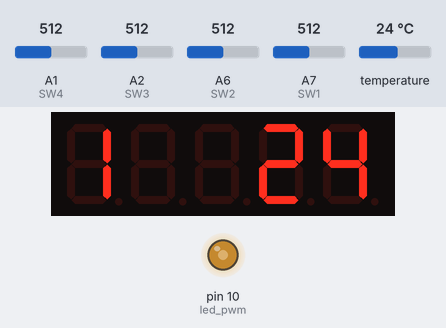
Bench run of a sketch on a simulated Arduino Nano, built with avr-gcc and run on an emulated ATmega328P. Shown: 5-digit seven-segment display, output pins drawn as LEDs (lit = HIGH). Wiring (inferred from the names in the program): 5-digit 7-segment display, segments lit when LOW: segments pin 7, pin 5, pin 6, pin 12, pin 11, pin 9, pin 8; digit selects pin 4, pin 3, pin 2, pin 13, A0. The test bench sets the inputs (shaded band); at power-on: A6 (SW2) = 512, A1 (SW4) = 512, A2 (SW3) = 512, A7 (SW1) = 512, temperature 24 °C. The local clock reads 2024-03-15 10:24:30 at power-on unless the sketch sets it; EEPROM starts erased; the segment pins are drawn as the display they are named for; pins used as bus, display or sensor lines are not drawn; what the sketch prints to the serial monitor is not drawn.

Above: at 1.2 s.
1.3 s: A6 (SW2) set to 482
At 4.4 s:
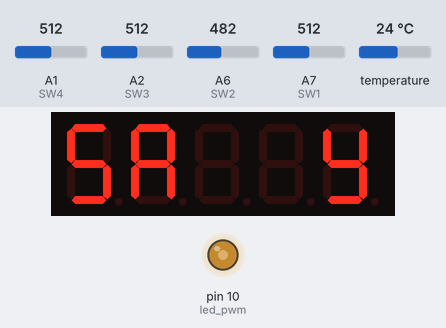
5.5 s: A1 (SW4) set to 487
At 9.5 s:
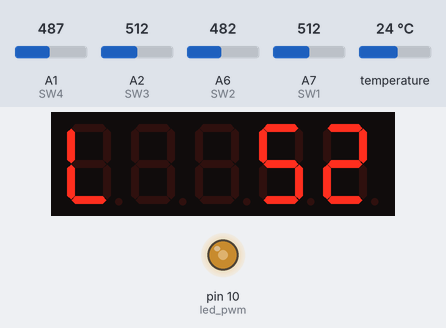
9.7 s: A1 (SW4) set to 510
At 13.7 s:
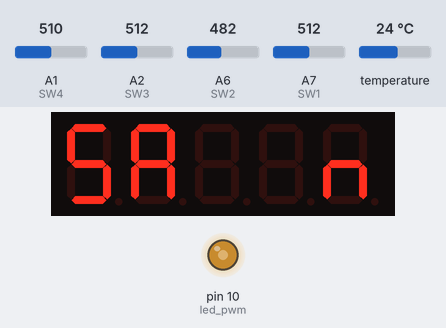
13.9 s: A2 (SW3) set to 490
At 14.21 s:
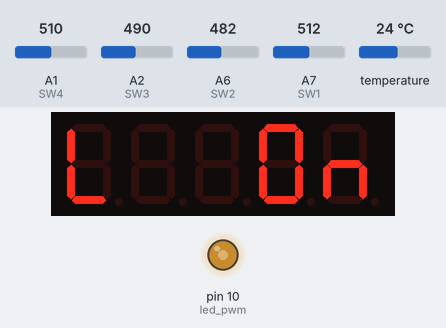
16.9 s: A2 (SW3) set to 510
At 18.2 s:
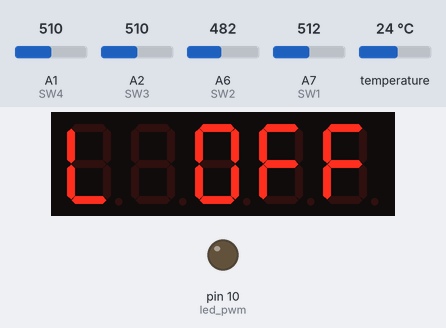
19.1 s: A7 (SW1) set to 490
At 19.65 s:
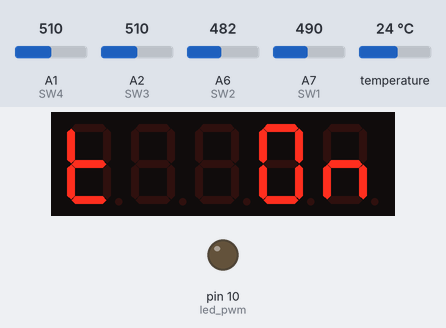
Timing chart, 0 to 22.1 s (numbered marks = the images above; inputs shaded):
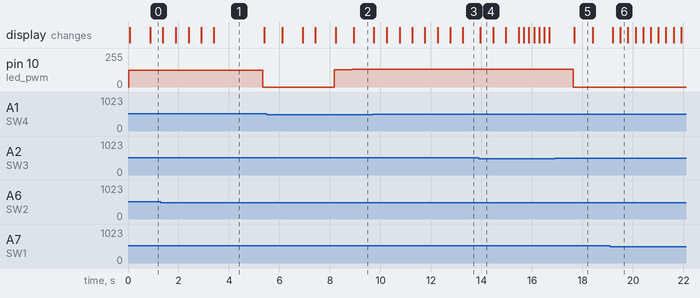

Measured:
- the behaviour switches between 501 and 500 on A6 (SW2) (found by bisection; images 0 and 1)
- the behaviour switches between 501 and 500 on A1 (SW4) (found by bisection; images 1 and 2)
- the behaviour switches between 501 and 500 on A2 (SW3) (found by bisection; images 3 and 4)
- after the input at 1.3 s, pin 10 (led_pwm): 127/255 → 0/255 after 4.0 s
- after the input at 5.5 s, pin 10 (led_pwm): 0/255 → 130/255 after 2.7 s, → 132/255 0.70 s later
- after the input at 9.7 s, pin 10 (led_pwm): stays 132/255 (without the input it goes to 0/255 after 1.3 s)
- after the input at 13.9 s, pin 10 (led_pwm): stays 132/255 (without the input it goes to 0/255 after 0.31 s); the display: changes after 0.06 s (image 4)
- after the input at 16.9 s, pin 10 (led_pwm): 132/255 → 0/255 after 0.73 s; the display: changes after 0.78 s (image 5)
- after the input at 19.1 s, the display: first differs from a run without the input after 0.40 s (image 6)

The sketch:

dkrtc_DS3231_v2.ino
```cpp
/*
 http://forum.rcl-radio.ru/viewtopic.php?id=87&p=5
 http://rcl-radio.ru/?p=67405
 https://oshwlab.com/allexsemenow/iv-6-clock_copy
 v.0 - changed for DS3231 by niq_ro (Nicu FLORICA)
 v.0a - v.0a - translate the comments in english and move the commands as one per line
 v.1 - replaced iarduino_RTC.h with RTClib.h library  // https://github.com/adafruit/rtclib
 v.2 - added temperature on the display (internal sensor from DS3231 chip)
*/

#define ADDR_INIT 6    // Адрес для проверки -> Address for verification
#define INIT_KEY 15    // Ключ проверки на первый запуск -> Verification key for first launch
#define ADDR_YRKOST 0  // Адрес хранения значения яркости -> Brightness value storage address
#define ADDR_SVET 2    // Адрес хранения состояния подсветки -> Backlight state storage address
#define PERIOD 1000
#define ADDR_TEMP 3    // store the state for show or not the temperature
#include "MsTimer2.h"  // // http://rcl-radio.ru/wp-content/uploads/2018/11/MsTimer2.zip
#include <EEPROM.h>
#include <Wire.h>
#include "RTClib.h"  // https://github.com/adafruit/rtclib
RTC_DS3231 rtc;
int an, segm, times, i, ss, mm, hh;
int dp;
byte a[5];  // масив содержащий выводимую на индикаторы информацию -> Array containing information displayed on the indicators
int menu, year, month, day, hour, minute, second, weekday, w, w2, save_t;
int menu_svet, svet_state, brightness, svet, w3;
uint32_t timer = 0;
int led_pwm = 10;
int dps;
int tt;
int showt;
int showts = 55;
///////////// Управляющие сетки ВЛИ -> VFD control grids/////////////////////////
int grids_HL1 = 4;
int grids_HL2 = 3;
int grids_HL3 = 2;
int grids_HL4 = 13;
int grids_HL5 = A0;
////////////////////////// Сегменты ВЛИ ->  VFD segments ////////////////////////
int SEG_A = 7;
int SEG_B = 5;
int SEG_C = 6;
int SEG_D = 12;
int SEG_E = 11;
int SEG_F = 9;
int SEG_G = 8;
//////////////////////////////////// Кнопки -> Buttons //////////////////////
int SW1 = A7;
int SW2 = A6;
int SW3 = A2;
int SW4 = A1;

void setup() {
   //////////////////////// Настройка выводов микроконтроллера -> Microcontroller pin settings ////////////////
  pinMode(grids_HL1, OUTPUT);
  pinMode(grids_HL2, OUTPUT);
  pinMode(grids_HL3, OUTPUT);
  pinMode(grids_HL4, OUTPUT);
  pinMode(grids_HL5, OUTPUT);
  pinMode(SEG_A, OUTPUT);
  pinMode(SEG_B, OUTPUT);
  pinMode(SEG_C, OUTPUT);
  pinMode(SEG_D, OUTPUT);
  pinMode(SEG_E, OUTPUT);
  pinMode(SEG_F, OUTPUT);
  pinMode(SEG_G, OUTPUT);

  MsTimer2::set(2, to_Timer);
  MsTimer2::start();
  Serial.begin(9600);
  Serial.println("-");
  Serial.println("-");
  //Serial.end();  // Отключаем последовательный порт -> Disabling the serial port

  if (EEPROM.read(ADDR_INIT) != INIT_KEY)

  {  // проверка на первый запуск -> First-run test
    EEPROM.put(ADDR_INIT, INIT_KEY);
    EEPROM.put(ADDR_YRKOST, 50);  // значение яркости по умолчанию -> Default brightness value
    EEPROM.put(ADDR_SVET, 1);  // состояние подвсетки по умолчанию -> Default backlight state
    EEPROM.put(ADDR_TEMP, 1);  // default temperature state
  }

  pinMode(SW1, INPUT);
  pinMode(SW2, INPUT);
  pinMode(SW3, INPUT);
  pinMode(SW4, INPUT);
  pinMode(led_pwm, OUTPUT);  // подсветка ламп -> Lamp backlight

  /*  Назначение кнопок:
      SW4 --- set - при однократном нажатии активируется режим корректировки минут(1), далее нажимая set - часы(2), день(3), месяц(4) и год(5)
      SW3 --- +/sec - при нажатии и удержании кнопки должны отображаться секунды "S_31"
      SW2 --- -/day - при нажатии и удержании кнопки должна отображаться дата
      SW1 --- light - при однократном нажатии меню включения/отключения подсветки, далее меню настройки яркости
    Button assignment:
    SW4 --- set - Pressing once activates the minute adjustment mode (1), then pressing set activates the hour (2), day (3), month (4), and year (5)
    SW3 --- +/sec - Pressing and holding the button should display the seconds "S_31"
    SW2 --- -/day - Pressing and holding the button should display the date
    SW1 --- light - Pressing once activates the backlight on/off menu, then the brightness adjustment menu
  */

 if (! rtc.begin()) {
    Serial.println("Couldn't find rtc");
    Serial.flush();
    while (1) delay(10);
  }

  if (rtc.lostPower()) {
    Serial.println("rtc lost power, let's set the time!");
    // When time needs to be set on a new device, or after a power loss, the
    // following line sets the rtc to the date & time this sketch was compiled
    rtc.adjust(DateTime(F(__DATE__), F(__TIME__)));
    // This line sets the rtc with an explicit date & time, for example to set
    // January 21, 2014 at 3am you would call:
    // rtc.adjust(DateTime(2014, 1, 21, 3, 0, 0));
  }

  // When time needs to be re-set on a previously configured device, the
  // following line sets the rtc to the date & time this sketch was compiled
  // rtc.adjust(DateTime(F(__DATE__), F(__TIME__)));
  // This line sets the rtc with an explicit date & time, for example to set
  // January 21, 2014 at 3am you would call:
  // rtc.adjust(DateTime(2014, 1, 21, 3, 0, 0));

 DateTime now = rtc.now();
// sec = now.second();
 year  = now.year() - 2000;
 month = now.month();
 day = now.day();
//zis = now.dayOfTheWeek();
hour = now.hour();
minute = now.minute();
tt = rtc.getTemperature();

  EEPROM.get(ADDR_YRKOST, brightness);  // Чтение значения яркости подсветки -> Reading the backlight brightness value
  EEPROM.get(ADDR_SVET, svet_state);  // Чтение значения состояния подсветки -> Reading the backlight status value
  EEPROM.get(ADDR_TEMP, showt);  // Reading showing temperature status
svet_state = svet_state%2;
menu_svet = 0;
 svet = brightness * 2.55;
  if (svet_state == 1)
  {
    analogWrite(led_pwm, svet);
  }
  else
  {
    digitalWrite(led_pwm, LOW);
  }
}

void loop() {
  // Опрос времени -> Querying the time
  if (millis() - timer >= PERIOD)
  {
    dps=1;
    if (dp != dps)
      {
      dp=1;
      }
      else
      {
        dp=0;
      }
    DateTime now = rtc.now();
    hh = now.hour();  // Часы -> hours
    mm = now.minute();  // Минуты -> minutes
    ss = now.second();  // Секунды -> seconds
    tt = (float)(rtc.getTemperature()+0.5);
    Serial.print(hh/10);
    Serial.print(hh%10);
    Serial.print(":");
    Serial.print(mm/10);
    Serial.print(mm%10);
    Serial.print(":");
    Serial.print(ss/10);
    Serial.println(ss%10);
    Serial.print("Temperature: ");
    Serial.print(tt);
    Serial.println("C");
    do
    {
      timer += PERIOD;
      if (timer < PERIOD) break;  // переполнение uint32_t
    }
    while (timer < millis() - PERIOD); // защита от пропуска шага
  }
  else
    {
    dps=0;
    }

   if (analogRead(SW4) > 500 && menu_svet == 0)
   {  // Вход в меню корректировки -> Enter the adjustment menu
    menu++;
    delay(200);
    if (menu > 6 && save_t == 1)
      {
      menu = 0;w = 1;
      }   // Выход с изменением настроек времени -> Exits with the time settings changed
    if (menu > 6 && save_t == 0)
      {
      menu = 0;
      w = 0;
      };
      } // Выход без изменения настроек времени -> Exits without changing the time settings

  // Вход в меню настройки подсветки и выход с сохранением в ЭСППЗУ
  // Enters the backlight adjustment menu and exits, saving the settings to EEPROM

  if (analogRead(SW1) > 500 && menu == 0)
  {
    Serial.print("SW1 > menu = ");
    menu_svet++;
    delay(500);
    Serial.println(menu_svet);
    if (menu_svet > 3)  // was 2
    {
      menu_svet = 0;
      Serial.println("menu = 0");
      w3 = 1;
    };
   }

  ///////////////////////////// Время -. Time /////////////////////////////
  if (menu == 0 && w2 == 0 && menu_svet == 0)
  {
    if (((showt%2 == 1) and (ss < showts)) or (showt%2 == 0))
    {
    times = hh*100+mm;
    a[0] = times / 1000;
    a[1] = times / 100 % 10;
    if (dp == 1)
    {  // Мигающее тире разделителяющее минуты и секунды -> Blinking dash separating minutes and seconds
     a[2] = 18;
    }
   else
    {
     a[2] = 10;
    }
     a[3] = times / 10 % 10;
     a[4] = times % 10 % 10;
  //   Serial.println(times);
    }
    else
    if ((showt%2 == 1) and (ss >= showts))
    {
    a[0] = 10;    // blank
    a[1] = tt/10;
    a[2] = tt%10;
    a[3] = 19;   // degree
    a[4] = 20;   // C
 //   Serial.println("tt");
    }
  }
  w2 = 0;

  ////////////////// вывод секунд - нажать и удерживать кнопку +/sec //////
  // Displays seconds - press and hold the +/sec button //
  if (analogRead(SW3) > 500 && menu == 0 && menu_svet == 0)
  {
    w2 = 1;
    times = ss;
    a[0] = 11;
    a[1] = 10;
    a[2] = 10;
    a[3] = times / 10;
    a[4] = times % 10;
  }

  ////////////////////////// Коррекция минут -> Adjusting minutes//////////////////////////
  if (menu == 1)
    {
    if (analogRead(SW3) > 500)
    {
      minute++;
      delay(300);
      if (minute > 59)
      {
        minute = 0;
      }
     }
    if (analogRead(SW2) > 500)
    {
      minute--;
      delay(300);
      if (minute < 0)
      {
        minute = 0;
      }
      }
    times = minute;
    a[0] = 1;
    a[1] = 10;
    a[2] = 10;
    a[3] = times / 10;
    a[4] = times % 10;
    }

  /////////////////////////// Коррекция часов  -> Adjusts hours ///////////////////////////
  if (menu == 2)
  {
    if (analogRead(SW3) > 500)
    {
      hour++;
      delay(300);
      if (hour > 23)
      {
        hour = 0;
      }
    }
    if (analogRead(SW2) > 500)
    {
      hour--;
      delay(300);
      if (hour < 0)
      {
        hour = 0;
      }
     }
    times = hour;
    a[0] = 2;
    a[1] = 10;
    a[2] = 10;
    a[3] = times / 10;
    a[4] = times % 10;}

  //////////////////////////// Коррекция даты -> Date correction //////////////////////////////
  if (menu == 3) {
    if (analogRead(SW3) > 500)
    {
      day++;
      delay(300);
      if (day > 31)
      {
        day = 1; // original was 0 (niq_ro added correction)
      }
     }
    if (analogRead(SW2) > 500)
    {
      day--;
    delay(300);
    if (day < 0)
    {
      day = 1; // original was 0 (niq_ro added correction)
    }
    }
    times = day;
    a[0] = 3;
    a[1] = 10;
    a[2] = 10;
    a[3] = times / 10;
    a[4] = times % 10;}

  ////////////////////////// Коррекция месяца -> Month Correction /////////////////
  if (menu == 4)
  {
    if (analogRead(SW3) > 500)
    {
      month++;
      delay(300);
      if (month > 12)
      {
        month = 1;
      }
     }
    if (analogRead(SW2) > 500)
    {
      month--;
      delay(300);
      if (month < 1)
      {
        month = 1;
      }
      }
    times = month;
    a[0] = 4;
    a[1] = 10;
    a[2] = 10;
    a[3] = times / 10;
    a[4] = times % 10;
    }

  ///////////////////////////// Коррекция года -> Year Adjustment ////////////////////////
  if (menu == 5)
  {
    if (analogRead(SW3) > 500 )
    {
      year++;
      delay(300);
      if (year > 99)
      {
        year = 26;
      }
    }
    if (analogRead(SW2) > 500)
    {
      year--;
      delay(300);
      if (year < 26)
      {
        year = 26;
      }
    }
    times = year;
    a[0] = 5;
    a[1] = 10;
    a[2] = 10;
    a[3] = times / 10 % 10;
    a[4] = times % 10;}

  ///////Запрос на сохранение изменений корректировки времени -> Request to save time adjustment changes ////////
  if (menu == 6)
  {
    if (analogRead(SW3) > 500)
    {
      save_t++;
      delay(300);
      if (save_t > 1)
      {
        save_t = 0;
      }
     }
    if (analogRead(SW2) > 500)
    {
      save_t--;
      delay(300);
      if (save_t < 0)
      {
        save_t = 1;
      }
    }
    if (save_t == 1)
    {
      a[0] = 11;  // S
      a[1] = 17;  // A
      a[2] = 10;
      a[3] = 10;
      a[4] = 16;  // y
      }
    if (save_t == 0)
    {
      a[0] = 11;  // S
      a[1] = 17;  // A
      a[2] = 10;
      a[3] = 10;
      a[4] = 14;  // n
    }
    }

  if (w==1)
  {  // Сохранение времени при флаге w==1 -> Saving time when w==1
    rtc.adjust(DateTime(2000+year, month, day, hour, minute, 59));
    w=0;
    delay(1000);
  }

  ///////////////////// Включение/выключение подсветки -> Turns the backlight on/off //////////////////
  if (menu_svet == 1)
  {
    if (analogRead(SW3) > 500)
    {
      Serial.println("SW3");
      svet_state++;
      delay(300);
      if (svet_state > 1)
      {
        svet_state = 0;
      }
     }
    if (analogRead(SW2) > 500)
    {
      Serial.println("SW2");
      svet_state--;
      delay(300);
      if (svet_state < 0)
      {
        svet_state = 1;
      }
     }
    if (svet_state%2 == 1)
    {
      svet_state = svet_state%2;
      a[0] = 15; // L;
      a[1] = 10;
      a[2] = 10;
      a[3] = 0;  // o
      a[4] = 14; // n
    }
    if (svet_state%2 == 0)
    {
      svet_state = svet_state%2;
      a[0] = 15;  //L;
      a[1] = 10;
      a[2] = 0;   // o
      a[3] = 13;  // f
      a[4] = 13;  // f
    }
    }

  ////////////////////// Настройка яркости подсветки -> Adjusts the backlight brightness ////////////////
  if (menu_svet == 2)
  {
    if (analogRead(SW3) > 500)
    {
      Serial.println("Brightness +");
      brightness++;
      delay(200);
      if (brightness > 100)
      {
        brightness = 100;
      }
      }
    if (analogRead(SW2) > 500)
    {
      Serial.println("Brightness -");
      brightness--;
      delay(200);
      if (brightness < 0)
      {
        brightness = 0;
      }
    }
    Serial.print("Brightness = ");
    Serial.println(brightness);
    times = brightness;
    a[0] = 15;
    a[1] = 10;
    if (times == 100)
    {
      a[2] = 1;
    }
    else
    {
      a[2] = 10;
    }
    if (times > 9)
    {
      a[3] = times / 10 % 10;
    }
    else
    {
      a[3] = 10;
    }
    a[4] = times % 10;
  };

  svet = brightness * 2.55;
  if (svet_state == 1)
  {
    analogWrite(led_pwm, svet);
  }
  else
  {
    digitalWrite(led_pwm, LOW);
  }

  ///////////////////// Show Temperature: on/off //////////////////
  if (menu_svet == 3)
  {
    if (analogRead(SW3) > 500)
    {
      Serial.println("SW3");
      showt++;
      delay(300);
      if (showt > 1)
      {
        showt = 0;
      }
     }
    if (analogRead(SW2) > 500)
    {
      Serial.println("SW2");
      showt--;
      delay(300);
      if (showt < 0)
      {
        showt = 1;
      }
     }
    if (showt == 1)
    {
      a[0] = 12; // t;
      a[1] = 10;
      a[2] = 10;
      a[3] = 0;  // o
      a[4] = 14; // n
    }
    if (showt == 0)
    {
      a[0] = 12;  //t;
      a[1] = 10;
      a[2] = 0;   // o
      a[3] = 13;  // f
      a[4] = 13;  // f
    }
    }

  if (w3 == 1)
  {   // Сохранение настроек в ЭСППЗУ при флаге w3==1 -> Saving settings to EEPROM when the w3 flag is set to 1
    EEPROM.put(ADDR_YRKOST, brightness);
    EEPROM.put(ADDR_SVET, svet_state%2);
    EEPROM.put(ADDR_TEMP, showt);
    w3 = 0;
  }

}  // end loop

void to_Timer()
{
  switch (i)
  {
    case 0:
      cl();
      segm = a[0];
      an = 0;
      anod();
      segment();
      break;
    case 1:
      cl();
      segm = a[1];
      an = 1;
      anod();
      segment();
      break;
    case 2:
      cl();
      segm = a[2];
      an = 2;
      anod();
      segment();
      break;
    case 3:
      cl();
      segm = a[3];
      an = 3;
      anod();
      segment();
      break;
    case 4:
      cl();
      segm = a[4];
      an = 4;
      anod();
      segment();
      break;
  }
  i++;
  if (i > 4)
  {
    i = 0;
  };
}

void segment()
{
  switch (segm)
  {
    case 0:
      ch(SEG_A, 0);
      ch(SEG_B, 0);
      ch(SEG_C, 0);
      ch(SEG_D, 0);
      ch(SEG_E, 0);
      ch(SEG_F, 0);
      ch(SEG_G, 1);
      break; // 0
    case 1:
      ch(SEG_A, 1);
      ch(SEG_B, 0);
      ch(SEG_C, 0);
      ch(SEG_D, 1);
      ch(SEG_E, 1);
      ch(SEG_F, 1);
      ch(SEG_G, 1);
      break; // 1
    case 2:
      ch(SEG_A, 0);
      ch(SEG_B, 0);
      ch(SEG_C, 1);
      ch(SEG_D, 0);
      ch(SEG_E, 0);
      ch(SEG_F, 1);
      ch(SEG_G, 0);
      break; // 2
    case 3:
      ch(SEG_A, 0);
      ch(SEG_B, 0);
      ch(SEG_C, 0);
      ch(SEG_D, 0);
      ch(SEG_E, 1);
      ch(SEG_F, 1);
      ch(SEG_G, 0);
      break; // 3
    case 4:
      ch(SEG_A, 1);
      ch(SEG_B, 0);
      ch(SEG_C, 0);
      ch(SEG_D, 1);
      ch(SEG_E, 1);
      ch(SEG_F, 0);
      ch(SEG_G, 0);
      break; // 4
    case 5:
      ch(SEG_A, 0);
      ch(SEG_B, 1);
      ch(SEG_C, 0);
      ch(SEG_D, 0);
      ch(SEG_E, 1);
      ch(SEG_F, 0);
      ch(SEG_G, 0);
      break; // 5
    case 6:
      ch(SEG_A, 0);
      ch(SEG_B, 1);
      ch(SEG_C, 0);
      ch(SEG_D, 0);
      ch(SEG_E, 0);
      ch(SEG_F, 0);
      ch(SEG_G, 0);
      break; // 6
    case 7:
      ch(SEG_A, 0);
      ch(SEG_B, 0);
      ch(SEG_C, 0);
      ch(SEG_D, 1);
      ch(SEG_E, 1);
      ch(SEG_F, 1);
      ch(SEG_G, 1);
      break; // 7
    case 8:
      ch(SEG_A, 0);
      ch(SEG_B, 0);
      ch(SEG_C, 0);
      ch(SEG_D, 0);
      ch(SEG_E, 0);
      ch(SEG_F, 0);
      ch(SEG_G, 0);
      break; // 8
    case 9:
      ch(SEG_A, 0);
      ch(SEG_B, 0);
      ch(SEG_C, 0);
      ch(SEG_D, 0);
      ch(SEG_E, 1);
      ch(SEG_F, 0);
      ch(SEG_G, 0);
      break; // 9
    case 10:
      ch(SEG_A, 1);
      ch(SEG_B, 1);
      ch(SEG_C, 1);
      ch(SEG_D, 1);
      ch(SEG_E, 1);
      ch(SEG_F, 1);
      ch(SEG_G, 1);
      break; // ПУСТО -> BLANK
    case 11:
      ch(SEG_A, 0);
      ch(SEG_B, 1);
      ch(SEG_C, 0);
      ch(SEG_D, 0);
      ch(SEG_E, 1);
      ch(SEG_F, 0);
      ch(SEG_G, 0);
      break; // S
    case 12:
      ch(SEG_A, 1);
      ch(SEG_B, 1);
      ch(SEG_C, 1);
      ch(SEG_D, 0);
      ch(SEG_E, 0);
      ch(SEG_F, 0);
      ch(SEG_G, 0);
      break; // t
    case 13:
      ch(SEG_A, 0);
      ch(SEG_B, 1);
      ch(SEG_C, 1);
      ch(SEG_D, 1);
      ch(SEG_E, 0);
      ch(SEG_F, 0);
      ch(SEG_G, 0);
      break; // F
    case 14:
      ch(SEG_A, 1);
      ch(SEG_B, 1);
      ch(SEG_C, 0);
      ch(SEG_D, 1);
      ch(SEG_E, 0);
      ch(SEG_F, 1);
      ch(SEG_G, 0);
      break; // n
    case 15:
      ch(SEG_A, 1);
      ch(SEG_B, 1),
      ch(SEG_C, 1);
      ch(SEG_D, 0);
      ch(SEG_E, 0);
      ch(SEG_F, 0);
      ch(SEG_G, 1);
      break; // L
    case 16:
      ch(SEG_A, 1);
      ch(SEG_B, 0);
      ch(SEG_C, 0);
      ch(SEG_D, 0);
      ch(SEG_E, 1);
      ch(SEG_F, 0);
      ch(SEG_G, 0);
      break; // y
    case 17:
      ch(SEG_A, 0);
      ch(SEG_B, 0);
      ch(SEG_C, 0);
      ch(SEG_D, 1);
      ch(SEG_E, 0);
      ch(SEG_F, 0);
      ch(SEG_G, 0);
      break; // A
    case 18:
      ch(SEG_A, 1);
      ch(SEG_B, 1);
      ch(SEG_C, 1);
      ch(SEG_D, 1);
      ch(SEG_E, 1);
      ch(SEG_F, 1);
      ch(SEG_G, 0);
      break; // -
      case 19:
      ch(SEG_A, 0);
      ch(SEG_B, 0);
      ch(SEG_C, 1);
      ch(SEG_D, 1);
      ch(SEG_E, 1);
      ch(SEG_F, 0);
      ch(SEG_G, 0);
      break; // degree - added by niq_ro
      case 20:
      ch(SEG_A, 0);
      ch(SEG_B, 1);
      ch(SEG_C, 1);
      ch(SEG_D, 0);
      ch(SEG_E, 0);
      ch(SEG_F, 0);
      ch(SEG_G, 1);
      break; // C - added by niq_ro
  }
}
void anod()
{
  switch (an)
  {
    case 0:
      ch(grids_HL1, 0);
      ch(grids_HL2, 1);
      ch(grids_HL3, 1);
      ch(grids_HL4, 1);
      ch(grids_HL5, 1);
      break;
    case 1:
      ch(grids_HL1, 1);
      ch(grids_HL2, 0);
      ch(grids_HL3, 1);
      ch(grids_HL4, 1);
      ch(grids_HL5, 1);
      break;
    case 2:
      ch(grids_HL1, 1);
      ch(grids_HL2, 1);
      ch(grids_HL3, 0);
      ch(grids_HL4, 1);
      ch(grids_HL5, 1);
      break;
    case 3:
      ch(grids_HL1, 1);
      ch(grids_HL2, 1);
      ch(grids_HL3, 1);
      ch(grids_HL4, 0);
      ch(grids_HL5, 1);
      break;
    case 4:
      ch(grids_HL1, 1);
      ch(grids_HL2, 1);
      ch(grids_HL3, 1);
      ch(grids_HL4, 1);
      ch(grids_HL5, 0);
      break;
  }
}

void cl()
  {
  segm = 10;
  an = 0;
    segment();
    anod();
  an = 1;
    segment();
    anod();
  an = 2;
    segment();
     anod();
  an = 3;
    segment();
    anod();
  an = 4;
    segment();
     anod();
  }

void ch(int pin, int logic)
  {
  digitalWrite(pin, logic);
  }
```
